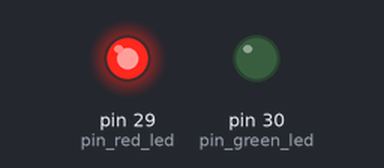
A sketch run on a simulated Arduino Mega 2560, built with avr-gcc and run on an emulated ATmega2560. Parts: output pins drawn as LEDs (lit = HIGH).

Above: at 0.5 s.
At 1.5 s:
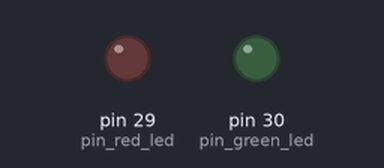
At 5.5 s:
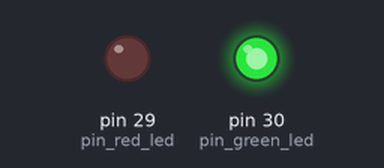
Timing chart, 0 to 6.9 s (numbered marks = the images above):
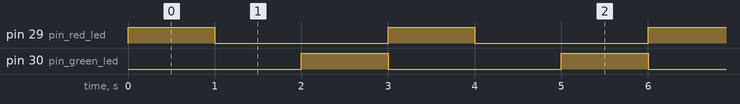

The sketch:

led_test_for_entries.ino
```cpp
int pin_red_led = 29;
int pin_green_led = 30;

void setup() {
  // put your setup code here, to run once:
  pinMode(pin_red_led, OUTPUT);
  pinMode(pin_green_led,OUTPUT);
}

void loop() {
  // put your main code here, to run repeatedly:
  digitalWrite(pin_red_led,HIGH);
  delay(1000);
  digitalWrite(pin_red_led,LOW);

  delay(1000);
  digitalWrite(pin_green_led,HIGH);
  delay(1000);
  digitalWrite(pin_green_led,LOW);

}
```

Measured:
- by itself, pin 29 (pin_red_led), pin 30 (pin_green_led): alternates HIGH for 1.0 s and LOW for 2.0 s
- by itself, everything shown: repeats every 3.0 s, in 4 steps
